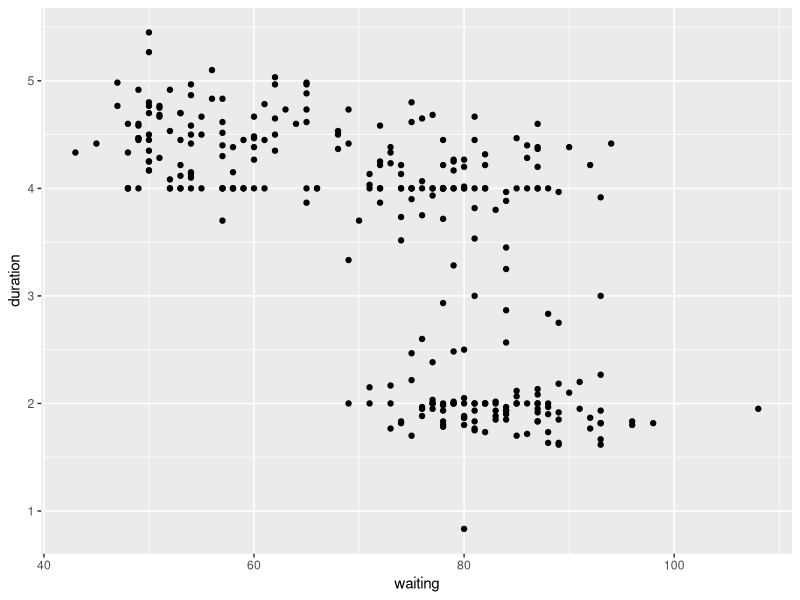
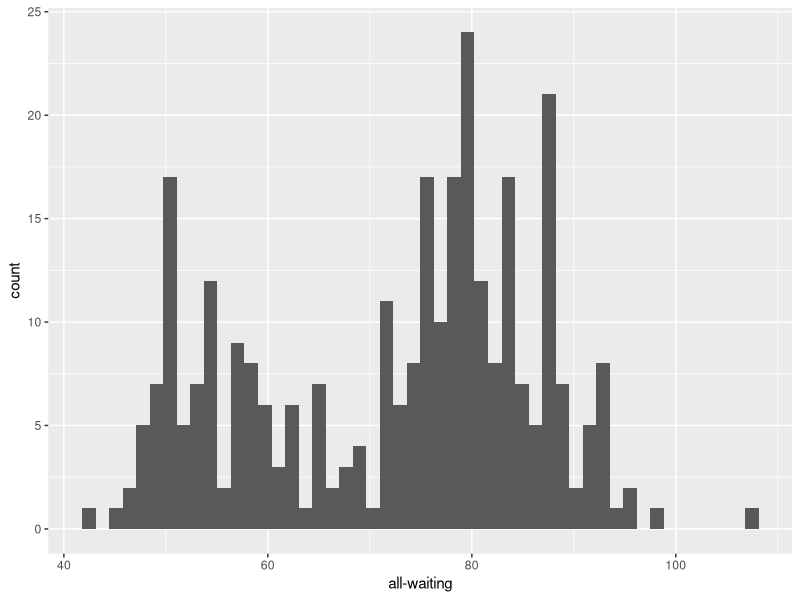
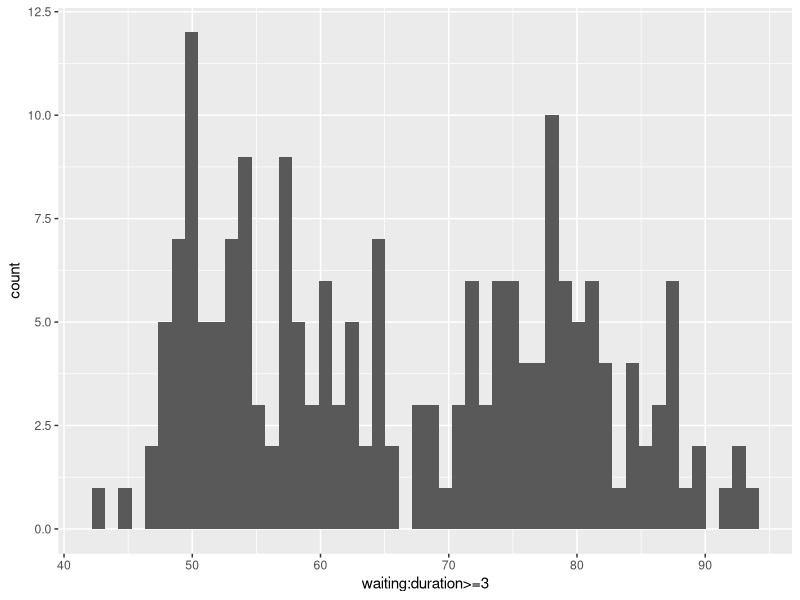
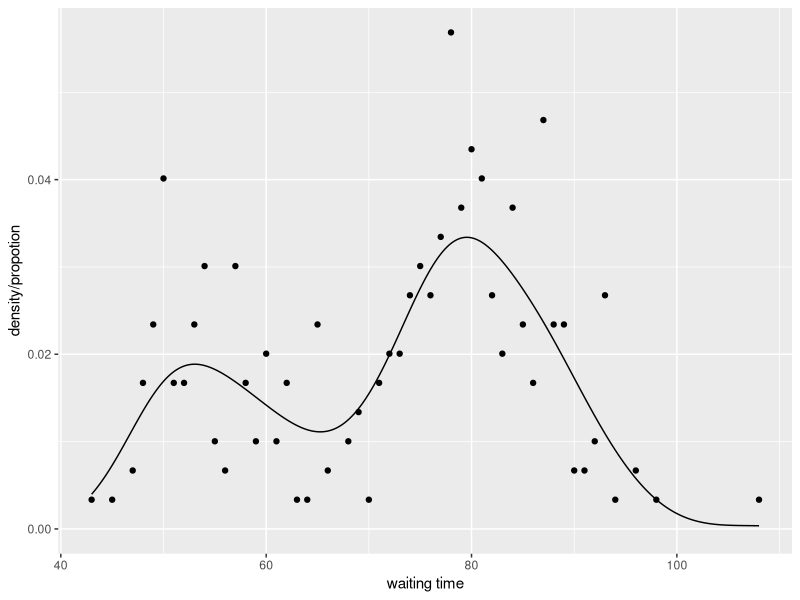
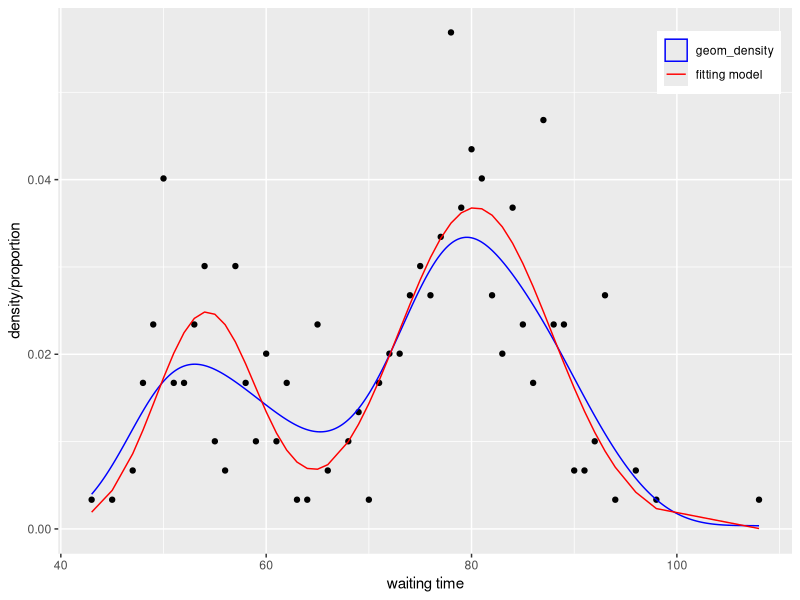
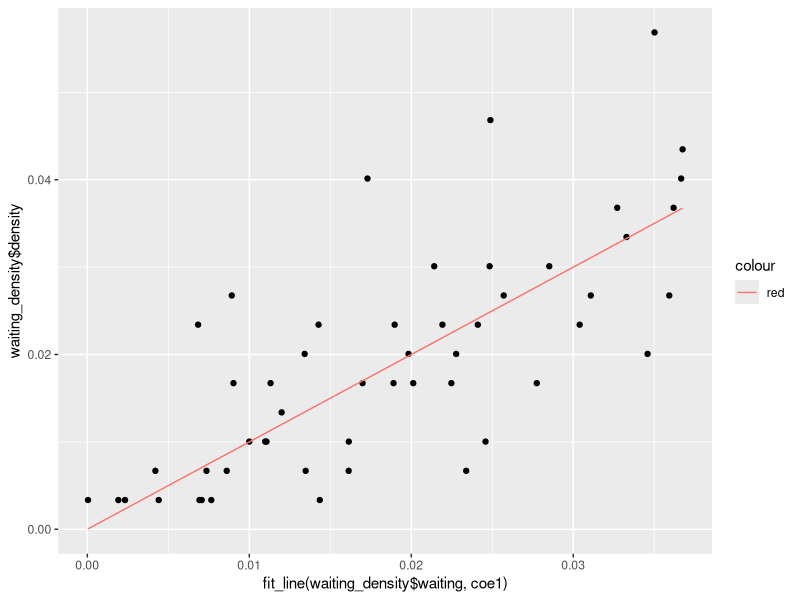
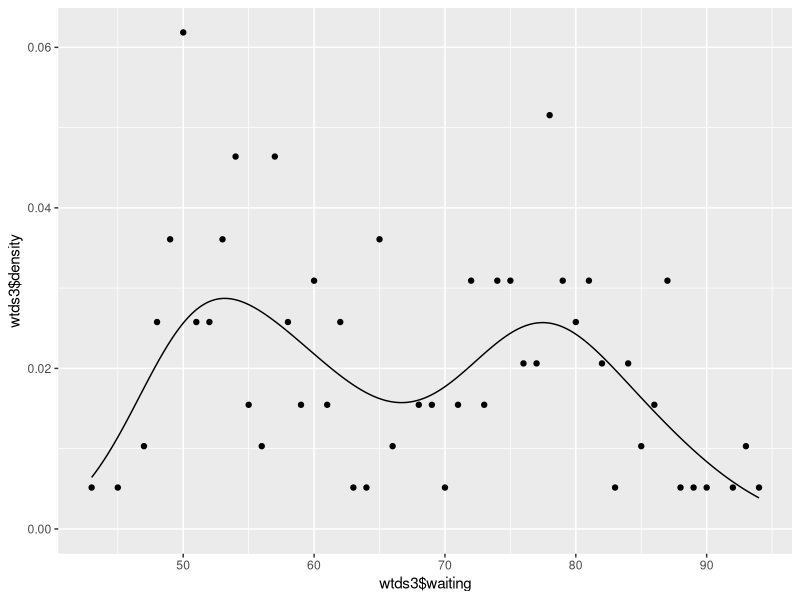
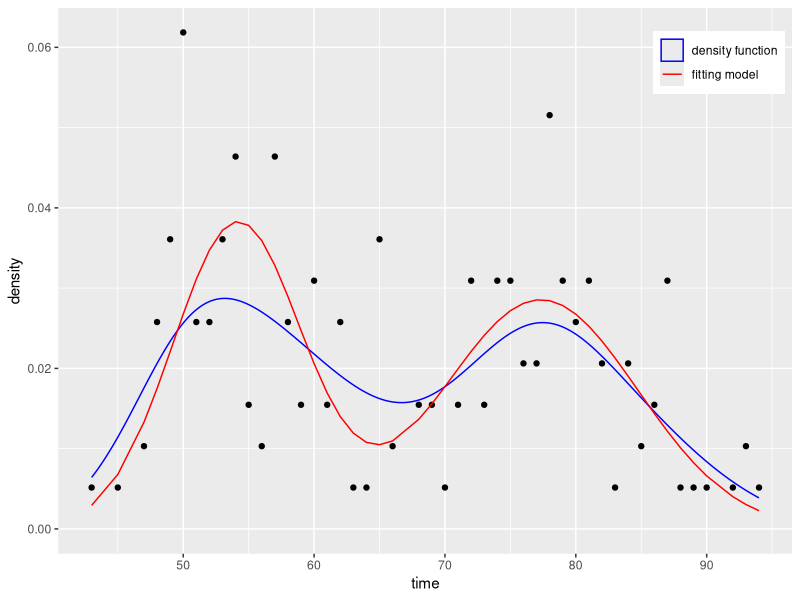

R code for these plots, in order:
## ---- chunk 1
library(tidyverse)
library(readstata13)
library(ggplot2)
library(gridExtra)
library(MASS)
options(warn=-1)
## ---- chunk 2
ggplot(data=geyser)+
  geom_point(aes(x=waiting,y=duration))+
  labs(theme="duration~waiting")
## ---- chunk 3
ggplot(data=geyser)+
  geom_histogram(aes(x=waiting),bins=50)+
  labs(x="all-waiting")
## ---- chunk 4
geyser3<-geyser %>% filter(duration>=3)
ggplot(data=geyser3)+
  geom_histogram(aes(x=waiting),bins=50)+
  labs(x="waiting:duration>=3")
## ---- chunk 5
waiting_density<- geyser %>% group_by(waiting) %>%
  summarise(density=length(waiting)/dim(geyser)[1]) %>%
  ungroup()
ggplot()+
  geom_point(aes(x=waiting_density$waiting,
                 y=waiting_density$density))+
  geom_density(aes(x=geyser$waiting))+
  labs(x="waiting time",y="density/propotion",
       theme="waiting density")
## ---- chunk 6
#dnorm(x,mu,sig)和dnorm((x-mu)/sig)是不同的
#因为是密度所以相差了一个sig倍
b_fit<-function(coe,x){
  result<-coe[1]*dnorm((x-coe[2])/coe[3])/coe[3]+
    (1-coe[1])*dnorm((x-coe[4])/coe[5])/coe[5]
  if(any(result<=0))
    return(Inf)
  else
    return(-sum(log(result)))
}
## ---- chunk 7
p0<-sum((waiting_density %>%
           filter(waiting<=65))$density)
mu1<-52
sig1<-5
mu2<-78
sig2<-5
coe0<-c(p0,mu1,sig1,mu2,sig2)
coe1<-nlm(b_fit,coe0,x=geyser$waiting)$estimate
## ---- chunk 8
fit_line<-function(x,coe){
  result<-coe[1]*dnorm(x,coe[2],coe[3])+
    (1-coe[1])*dnorm(x,coe[4],coe[5])
  return(result)
}
## ---- chunk 9
ggplot()+
  geom_point(aes(x=waiting_density$waiting,
                 y=waiting_density$density))+
  geom_density(aes(x=geyser$waiting,color="blue"))+
  geom_line(aes(x=waiting_density$waiting,
              y=fit_line(waiting_density$waiting,coe1),
              color="red"))+
  labs(x="waiting time",y="density/proportion",
       theme="waiting distribution")+
  scale_color_manual(name = "group",
                     values = c( "blue"='blue',
                                 'red'='red'), 
                     breaks = c('blue','red' ),
                     labels = c('geom_density',
                                'fitting model'))+
  theme(legend.title=element_blank(),
           legend.position = c(0.9, 0.9))
## ---- chunk 10
ggplot()+
  geom_point(aes(x=fit_line(waiting_density$waiting,coe1),
                 y=waiting_density$density))+
  geom_line(aes(
    x=fit_line(waiting_density$waiting,coe1),
    y=fit_line(waiting_density$waiting,coe1),
    color="red"))
## ---- chunk 11
wtds3<-geyser3 %>% group_by(waiting) %>%
  summarize(density=length(waiting)/dim(geyser3)[1]) %>%
  ungroup()
ggplot()+
  geom_point(aes(x=wtds3$waiting,y=wtds3$density))+
  geom_density(aes(x=geyser3$waiting))
## ---- chunk 12
p0=sum((wtds3 %>% filter(waiting<=66))$density)
mu1=53
sig1=5
mu2=78
sig2=5
coe2<-nlm(b_fit,c(p0,mu1,sig1,mu2,sig2),geyser3$waiting)$estimate
## ---- chunk 13
ggplot()+
  geom_point(aes(x=wtds3$waiting,
                 y=wtds3$density))+
  geom_density(aes(x=geyser3$waiting,color="blue"))+
  geom_line(aes(x=wtds3$waiting,
              y=fit_line(wtds3$waiting,coe2),
              color="red"))+
  labs(x="time",y="density",theme="waiting distribution")+
  scale_color_manual(name = "group",
                     values = c( "blue"='blue',
                                 'red'='red'), 
                     breaks = c('blue','red' ),
                     labels = c('density function',
                                'fitting model'))+
  theme(legend.title=element_blank(),
           legend.position = c(0.9, 0.9))
## ---- chunk 14
ggplot(data=geyser)+
  geom_histogram(aes(duration,..density..),bins=30)+
  geom_density(aes(duration))
## ---- chunk 15
p0=length((geyser %>% filter(duration<=3))$duration)/dim(geyser)[1]
mu1=2
sig1=0.5
mu2=4
sig2=0.5
coe3<-nlm(b_fit,c(p0,mu1,sig1,mu2,sig2),
    x=geyser$duration)$estimate
## ---- chunk 16
geyser3<-geyser %>% arrange(duration)
ggplot(data=geyser)+
  geom_histogram(aes(duration,..density..),bins=30)+
  geom_density(aes(duration,color="blue"),size=1)+
  geom_line(aes(x=seq(0.5,5.5,5/298),
                y=fit_line(seq(0.5,5.5,5/298),coe3),
                color="red"),size=1)+
  labs(x="duration",y="density",
       theme="duration distribution")+
  scale_color_manual(name = "group",
                     values = c( "blue"='blue',
                                 'red'='red'), 
                     breaks = c('blue','red' ),
                     labels = c('density fuction',
                                'fitting model'))+
  theme(legend.title=element_blank(),
           legend.position = c(0.9, 0.9))
